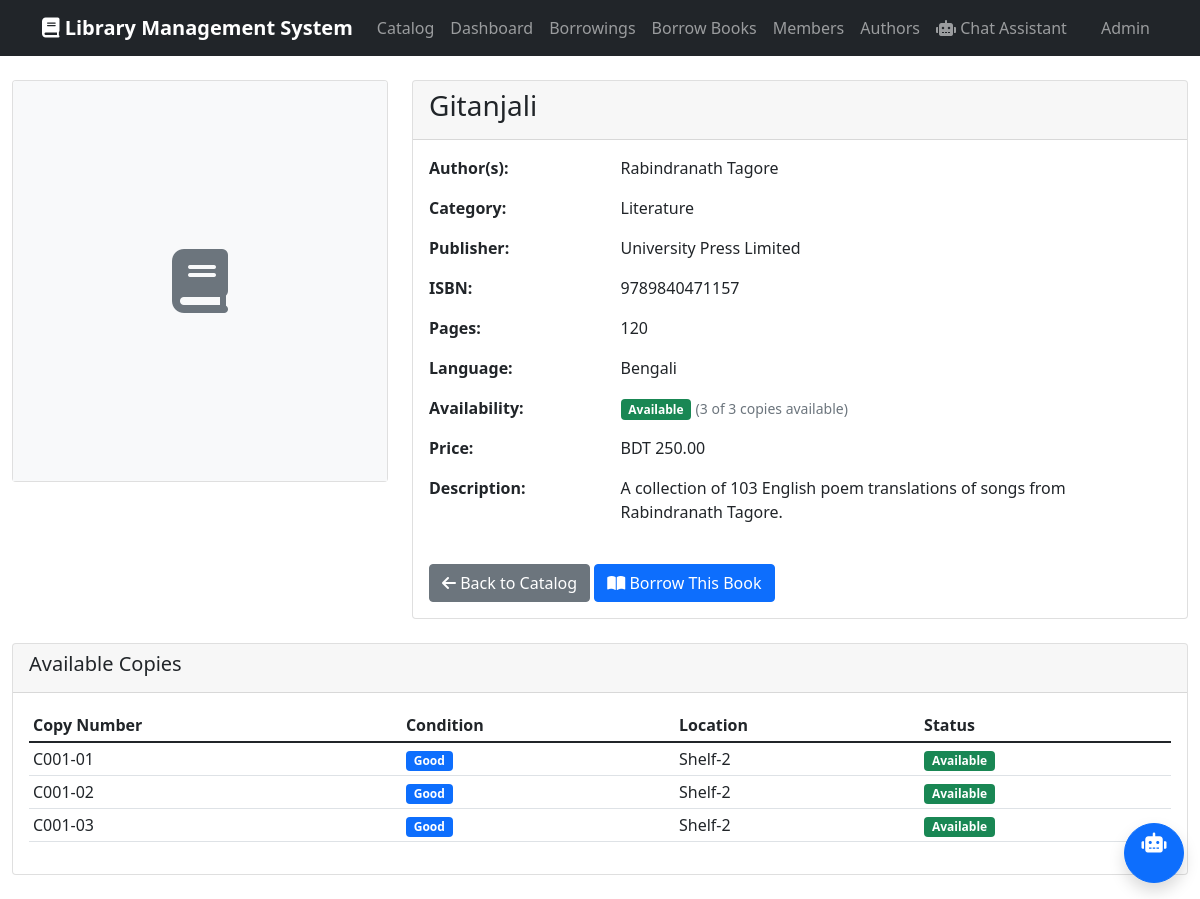
Screenshot of /book/1/ with the database file from the repository.
### stall/models.py (models this page shows, shortened)
class Book(models.Model):
    LANGUAGE_CHOICES = [
        ('en', 'English'),
        ('bn', 'Bengali'),
        ('hi', 'Hindi'),
        ('ur', 'Urdu'),
        ('ar', 'Arabic'),
        ('fr', 'French'),
        ('es', 'Spanish'),
        ('other', 'Other'),
    ]
    title = models.CharField(max_length=200)
    authors = models.ManyToManyField(Author, related_name='books')
    category = models.ForeignKey(Category, on_delete=models.CASCADE)
    publisher = models.ForeignKey(Publisher, on_delete=models.CASCADE, blank=True, null=True)
    isbn = models.CharField(max_length=13, unique=True, blank=True, null=True)
    publication_date = models.DateField(blank=True, null=True)
    pages = models.PositiveIntegerField(blank=True, null=True)
    language = models.CharField(max_length=10, choices=LANGUAGE_CHOICES, default='en')
    description = models.TextField(blank=True)
    cover_image = models.ImageField(upload_to='book_covers/', blank=True, null=True)
    is_available = models.BooleanField(default=True)
    price = models.DecimalField(max_digits=8, decimal_places=2, blank=True, null=True, help_text="Book price for reference")
    created_at = models.DateTimeField(auto_now_add=True)
    updated_at = models.DateTimeField(auto_now=True)
    @property
    def author_names(self):
        return ", ".join([author.full_name for author in self.authors.all()])

class Author(models.Model):
    first_name = models.CharField(max_length=100)
    last_name = models.CharField(max_length=100)
    birth_date = models.DateField(blank=True, null=True)
    biography = models.TextField(blank=True)
    nationality = models.CharField(max_length=100, blank=True)
    created_at = models.DateTimeField(auto_now_add=True)
    @property
    def full_name(self):
        return f"{self.first_name} {self.last_name}"

class Category(models.Model):
    name = models.CharField(max_length=100)
    description = models.TextField(blank=True)
    created_at = models.DateTimeField(auto_now_add=True)
    class Meta:
        verbose_name_plural = "Categories"

class Publisher(models.Model):
    name = models.CharField(max_length=200)
    address = models.TextField(blank=True)
    website = models.URLField(blank=True)
    established_year = models.PositiveIntegerField(blank=True, null=True)
    created_at = models.DateTimeField(auto_now_add=True)

class BookCopy(models.Model):
    CONDITION_CHOICES = [
        ('new', 'New'),
        ('good', 'Good'),
        ('fair', 'Fair'),
        ('poor', 'Poor'),
        ('damaged', 'Damaged'),
    ]
    book = models.ForeignKey(Book, on_delete=models.CASCADE, related_name='copies')
    copy_number = models.CharField(max_length=20)
    condition = models.CharField(max_length=20, choices=CONDITION_CHOICES, default='good')
    is_available = models.BooleanField(default=True)
    location_shelf = models.CharField(max_length=50, blank=True, help_text="Shelf location in library")
    acquisition_date = models.DateField(auto_now_add=True)
    notes = models.TextField(blank=True)
    class Meta:
        unique_together = ('book', 'copy_number')
        verbose_name_plural = "Book Copies"

### stall/views.py (the view)
# urls.py: path('book/<int:book_id>/', views.book_detail, name='book_detail'),
def book_detail(request, book_id):
    book = get_object_or_404(Book, id=book_id)
    available_copies = BookCopy.objects.filter(book=book, is_available=True)
    context = {
        'book': book,
        'available_copies': available_copies,
        'total_copies': book.copies.count(),
        'available_count': available_copies.count()
    }
    return render(request, 'stall/book_detail.html', context)

### stall/templates/stall/book_detail.html (shortened to what this page needs)
{% extends 'stall/base.html' %}
{% block content %}
<div class="row">
    <div class="col-md-4">
        <div class="card">
            {% if book.cover_image %}
                <img src="{{ book.cover_image.url }}" class="card-img-top" alt="{{ book.title }}" style="height: 400px; object-fit: cover;">
            {% else %}
                <div class="card-img-top bg-light d-flex align-items-center justify-content-center" style="height: 400px;">
                    <i class="fas fa-book fa-4x text-muted"></i>
                </div>
            {% endif %}
        </div>
    </div>
    <div class="col-md-8">
        <div class="card">
            <div class="card-header">
                <h3>{{ book.title }}</h3>
            </div>
            <div class="card-body">
                <div class="row mb-3">
                    <div class="col-sm-3"><strong>Author(s):</strong></div>
                    <div class="col-sm-9">{{ book.author_names }}</div>
                </div>
                <div class="row mb-3">
                    <div class="col-sm-3"><strong>Category:</strong></div>
                    <div class="col-sm-9">{{ book.category.name }}</div>
                </div>
                {% if book.publisher %}
                <div class="row mb-3">
                    <div class="col-sm-3"><strong>Publisher:</strong></div>
                    <div class="col-sm-9">{{ book.publisher.name }}</div>
                </div>
                {% endif %}
                {% if book.isbn %}
                <div class="row mb-3">
                    <div class="col-sm-3"><strong>ISBN:</strong></div>
                    <div class="col-sm-9">{{ book.isbn }}</div>
                </div>
                {% endif %}
                {% if book.pages %}
                <div class="row mb-3">
                    <div class="col-sm-3"><strong>Pages:</strong></div>
                    <div class="col-sm-9">{{ book.pages }}</div>
                </div>
                {% endif %}
                <div class="row mb-3">
                    <div class="col-sm-3"><strong>Language:</strong></div>
                    <div class="col-sm-9">{{ book.get_language_display }}</div>
                </div>
                <div class="row mb-3">
                    <div class="col-sm-3"><strong>Availability:</strong></div>
                    <div class="col-sm-9">
                        <span class="badge {% if book.is_available %}bg-success{% else %}bg-danger{% endif %}">
                            {% if book.is_available %}Available{% else %}Not Available{% endif %}
                        </span>
                        <small class="text-muted">({{ available_count }} of {{ total_copies }} copies available)</small>
                    </div>
                </div>
                {% if book.price %}
                <div class="row mb-3">
                    <div class="col-sm-3"><strong>Price:</strong></div>
                    <div class="col-sm-9">BDT {{ book.price }}</div>
                </div>
                {% endif %}
                {% if book.description %}
                <div class="row mb-3">
                    <div class="col-sm-3"><strong>Description:</strong></div>
                    <div class="col-sm-9">{{ book.description|linebreaks }}</div>
                </div>
                {% endif %}
                <div class="mt-4">
                    <a href="{% url 'home' %}" class="btn btn-secondary">
                        <i class="fas fa-arrow-left"></i> Back to Catalog
                    </a>
                    {% if book.is_available %}
                        <a href="{% url 'borrow_book' %}" class="btn btn-primary">
                            <i class="fas fa-book-open"></i> Borrow This Book
                        </a>
                    {% endif %}
                </div>
            </div>
        </div>
    </div>
</div>
{% if available_copies %}
<div class="row mt-4">
    <div class="col-12">
        <div class="card">
            <div class="card-header">
                <h5>Available Copies</h5>
            </div>
            <div class="card-body">
                <div class="table-responsive">
                    <table class="table table-sm">
                        <thead>
                            <tr>
                                <th>Copy Number</th>
                                <th>Condition</th>
                                <th>Location</th>
                                <th>Status</th>
                            </tr>
                        </thead>
                        <tbody>
                            {% for copy in available_copies %}
                                <tr>
                                    <td>{{ copy.copy_number }}</td>
                                    <td>
                                        <span class="badge
                                            {% if copy.condition == 'new' %}bg-success
                                            {% elif copy.condition == 'good' %}bg-primary
                                            {% elif copy.condition == 'fair' %}bg-warning
                                            {% else %}bg-danger{% endif %}">
                                            {{ copy.get_condition_display }}
                                        </span>
                                    </td>
                                    <td>{{ copy.location_shelf|default:"-" }}</td>
                                    <td>
                                        <span class="badge bg-success">Available</span>
                                    </td>
                                </tr>
                            {% endfor %}
                        </tbody>
                    </table>
                </div>
            </div>
        </div>
    </div>
</div>
{% endif %}
{% endblock %}

### rows the page displays
Book: title "Gitanjali", author_names "Rabindranath Tagore", category.name "Literature", publisher.name "University Press Limited", isbn "9789840471157", pages "120", language "Bengali", price "250.00", description "A collection of 103 English poem translations of songs from Rabindranath Tagore."
BookCopy: copy_number "C001-01", condition "Good", location_shelf "Shelf-2"
BookCopy: copy_number "C001-02", condition "Good", location_shelf "Shelf-2"
BookCopy: copy_number "C001-03", condition "Good", location_shelf "Shelf-2"

### other values shown
{{ available_count }} "3"
{{ total_copies }} "3"
